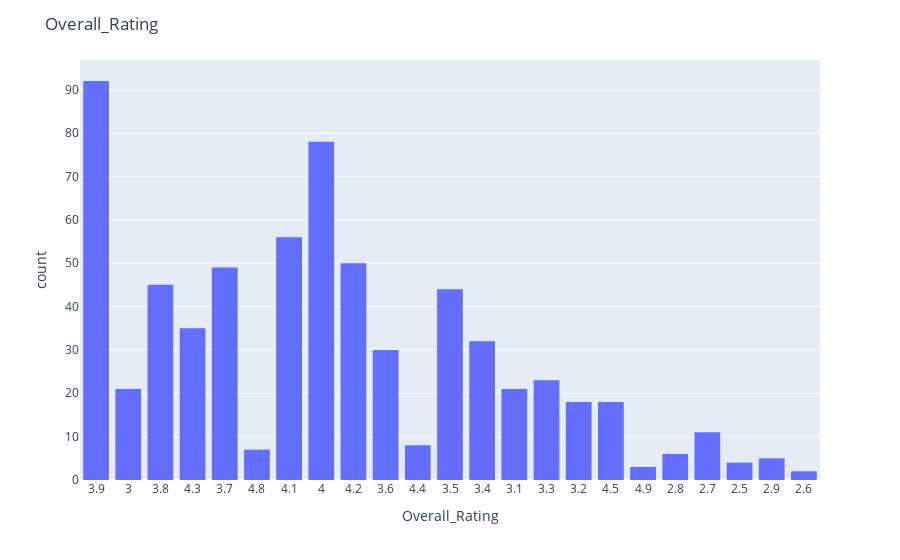

The code cell stored with this chart in its notebook:
### Markdown cell above
Plotting overall ratings:

### Code cell
fig = px.histogram(data, x="Overall_Rating")
fig.update_layout(title_text='Overall_Rating')
fig.show()

### Figure 1 — Plotly figure (JSON) as saved in the notebook; plotly's stock layout.template omitted (floating-point values rounded to 4 significant figures; data arrays with more than 128 entries replaced by an {"elided": "..."} marker saying what was removed)
{"data": [{"alignmentgroup": "True", "bingroup": "x", "hovertemplate": "Overall_Rating=%{x}<br>count=%{y}<extra></extra>", "legendgroup": "", "marker": {"color": "#636efa", "pattern": {"shape": ""}}, "name": "", "offsetgroup": "", "orientation": "v", "showlegend": false, "type": "histogram", "x": {"elided": "658 str values"}, "xaxis": "x", "yaxis": "y"}], "layout": {"barmode": "relative", "legend": {"tracegroupgap": 0}, "margin": {"t": 60}, "title": {"text": "Overall_Rating"}, "xaxis": {"anchor": "y", "domain": [0.0, 1.0], "title": {"text": "Overall_Rating"}}, "yaxis": {"anchor": "x", "domain": [0.0, 1.0], "title": {"text": "count"}}}}
